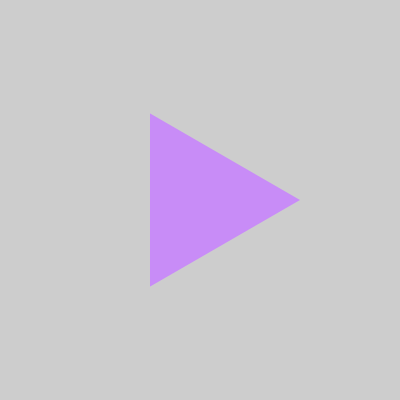
Frame 1 (no input)
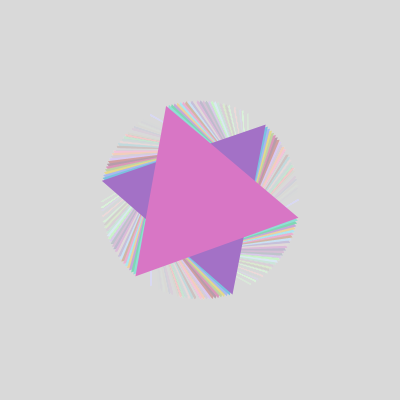
Frame 60 (the mouse pressed at the canvas centre just before this capture)
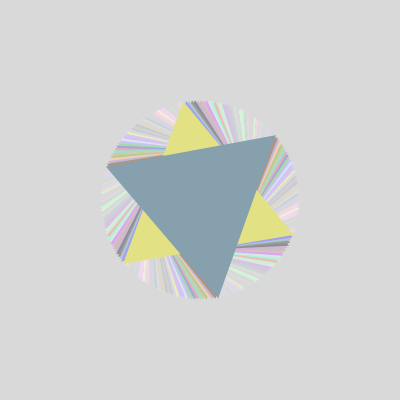
Frame 120 (the mouse held since frame 60 and released just before this capture)

The Processing sketch that drew these frames (run headless with seeded random() and noise(); from frame 60 on, the mouse is pressed at the canvas centre):

// Processing sketch: spinning_triangle
// ── spinning_triangle.pde
float angle = 0;
int distance = 100;
float x1, y1, x2, y2, x3, y3;

void setup() {
  size(400, 400);
}

void draw() {
  fill(220, 10);
  noStroke();
  rect(0, 0, width, height);
  fill(random(100, 255), random(100, 255), random(100, 255));
  translate(width/2, height/2);

  x1 = (distance*cos(angle));
  y1 = (distance*sin(angle));

  x2 = (distance* cos(angle+PI*2/3));
  y2 = (distance* sin(angle+PI*2/3));

  x3 = (distance* cos(angle+PI*4/3));
  y3 = (distance* sin(angle+PI*4/3));

  triangle(x1, y1, x2, y2, x3, y3);
  angle+=200;
}
